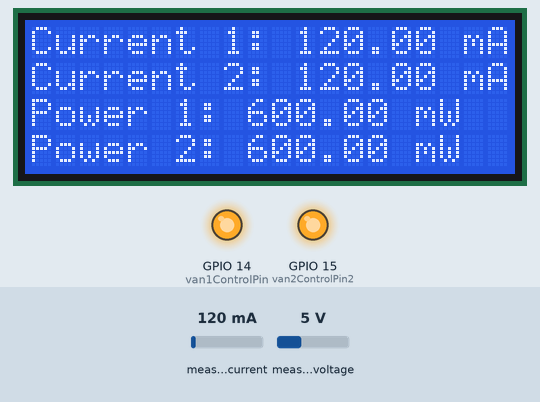
Recording of a sketch running on a simulated ESP32. Parts: 20×4 character LCD, output pins drawn as LEDs (lit = HIGH). Inputs (shaded band) come from the test bench; at power-on: measured current 120 mA, measured voltage 5 V. WiFi joins after 1.5 s; servers stay silent unless stated; what the sketch prints to the serial monitor is not drawn.

Above: at 4.6 s.
At 9.0 s:
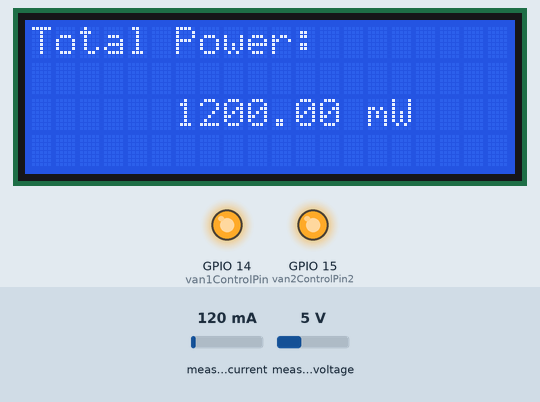
9.1 s: measured current set to 1000 mA
At 10.3 s:
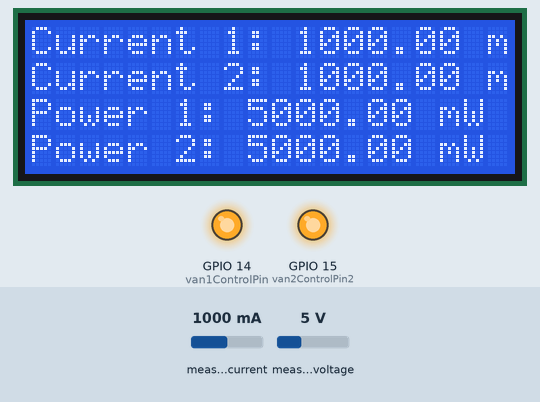
13.3 s: measured voltage set to 0.3 V
At 16.0 s:
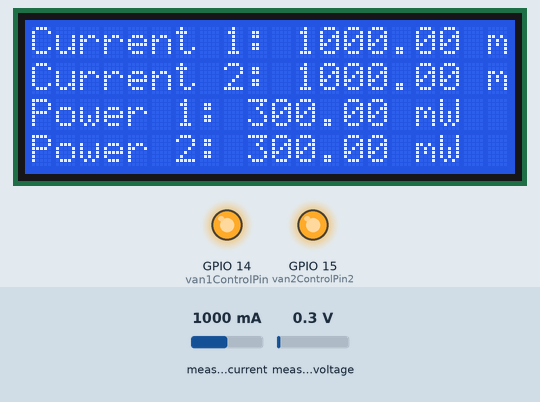
16.3 s: measured current set to 1803 mA
20.5 s: measured current set to 1850 mA
At 27.0 s:
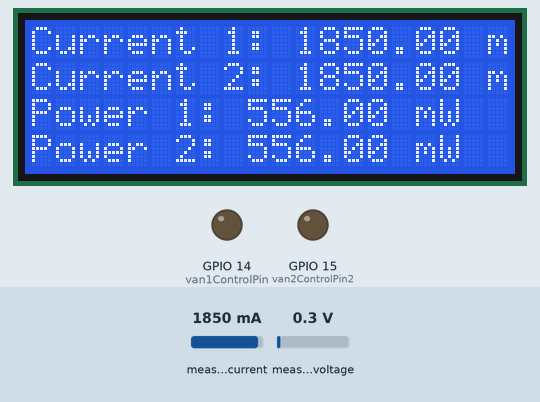
Timing chart, 0 to 28.5 s (numbered marks = the images above; inputs shaded):
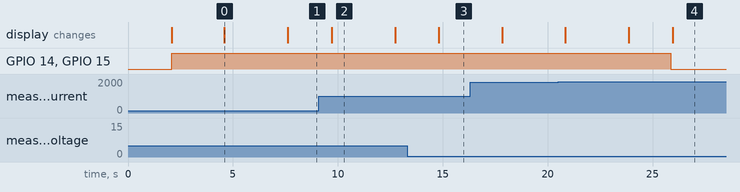

Measured:
- the behaviour switches between 1829 and 1830 mA on measured current (found by bisection; images 3 and 4)
- after the input at 9.1 s, the display: changes after 0.60 s (image 2)
- after the input at 13.3 s, the display: changes after 1.5 s (image 3)
- after the input at 20.5 s, GPIO 14 (van1ControlPin), GPIO 15 (van2ControlPin2): HIGH → LOW after 5.4 s
- what the display in image 0 shows lasts 3.0 s, from 4.6 s to 7.6 s

The sketch:

firebase-2vans.ino
```cpp
#include <Wire.h>
#include <Adafruit_INA219.h>
#include <hd44780.h>
#include <hd44780ioClass/hd44780_I2Cexp.h>

#include <Arduino.h>
#if defined(ESP32)
  #include <WiFi.h>
#elif defined(ESP32)
  #include <ESP32WiFi.h>
#endif
#include <Firebase_ESP_Client.h>

// Insert your network credentials
#define WIFI_SSID "Adam"
#define WIFI_PASSWORD "adam1234"

// Insert Firebase project API Key
#define API_KEY "AIzaSyDUuM5T1MZ8oXIQZhiy9KeuJth4cXCuT6I"

// Insert RTDB URL
#define DATABASE_URL "https://iotgrp28-default-rtdb.europe-west1.firebasedatabase.app/"

const int van1ControlPin = 14;
const int van2ControlPin2 = 15;  // Broche de contrôle des vans

bool van1Status = false;  // État initial du van 1 (éteint)
bool van2Status = false;  // État initial du van 2 (éteint)


// Define Firebase Data object
FirebaseData fbdo;

FirebaseAuth auth;
FirebaseConfig config;

unsigned long sendDataPrevMillis = 0;
float current_mA;
float voltage_V;
float power_mW;
float current_mA_2; // Mesure du deuxième INA219
float voltage_V_2; // Mesure du deuxième INA219
float power_mW_2; // Mesure du deuxième INA219
bool signupOK = false;

Adafruit_INA219 ina219;
Adafruit_INA219 ina219_2; // Deuxième INA219

const int vanControlPin = 15;
const int vanControlPin2 = 14;  // Broche de contrôle du van
bool vanStatus = false;  // État initial du van (éteint)

// LCD I2C
hd44780_I2Cexp lcd;

void setup() {
  lcd.begin(20, 4);  // Initialiser l'écran LCD 2004
  lcd.print("Bonjour M.KHALI  :)");
  delay(2000);
  lcd.clear();

  pinMode(vanControlPin, OUTPUT);
  digitalWrite(vanControlPin, HIGH);

  pinMode(vanControlPin2, OUTPUT);
  digitalWrite(vanControlPin2, HIGH);

  Serial.begin(115200);
  WiFi.begin(WIFI_SSID, WIFI_PASSWORD);
  Serial.print("Connecting to Wi-Fi");
  while (WiFi.status() != WL_CONNECTED) {
    Serial.print(".");
    delay(300);
  }
  Serial.println();
  Serial.print("Connected with IP: ");
  Serial.println(WiFi.localIP());
  Serial.println();

  /* Assign the API key (required) */
  config.api_key = API_KEY;

  /* Assign the RTDB URL (required) */
  config.database_url = DATABASE_URL;

  /* Sign up */
  if (Firebase.signUp(&config, &auth, "", "")) {
    Serial.println("Sign-up successful");
    signupOK = true;
  }
  else {
    Serial.printf("Sign-up failed. Reason: %s\n", config.signer.signupError.message.c_str());
  }

  Firebase.begin(&config, &auth);
  Firebase.reconnectWiFi(true);

  if (!ina219.begin()) {
    Serial.println("Failed to find INA219 chip");
    while (1) {
      delay(10);
    }
  }

  if (!ina219_2.begin()) {
    Serial.println("Failed to find second INA219 chip");
    while (1) {
      delay(10);
    }
  }

  Serial.println("Measuring current, voltage, and power with INA219...");
}

void loop() {
  float shuntvoltage = 0;
  float busvoltage = 0;
  float shuntvoltage_2 = 0; // Mesure du deuxième INA219
  float busvoltage_2 = 0; // Mesure du deuxième INA219

  shuntvoltage = ina219.getShuntVoltage_mV();
  busvoltage = ina219.getBusVoltage_V();
  current_mA = ina219.getCurrent_mA();
  power_mW = ina219.getPower_mW();

  shuntvoltage_2 = ina219_2.getShuntVoltage_mV(); // Mesure du deuxième INA219
  busvoltage_2 = ina219_2.getBusVoltage_V(); // Mesure du deuxième INA219
  current_mA_2 = ina219_2.getCurrent_mA(); // Mesure du deuxième INA219
  power_mW_2 = ina219_2.getPower_mW(); // Mesure du deuxième INA219

  float power_total = power_mW + power_mW_2;

  if (power_total < 1100 && !vanStatus) {
    // Allumer les vans
    digitalWrite(van1ControlPin, HIGH);
    digitalWrite(van2ControlPin2, HIGH);
    vanStatus = true;  // Mettre à jour l'état des vans (allumés)
    van1Status = true;
    van2Status = true;
  } else if (power_total >= 1100 && vanStatus) {
    // Éteindre les vans
    digitalWrite(van1ControlPin, LOW);
    digitalWrite(van2ControlPin2, LOW);
    vanStatus = false;  // Mettre à jour l'état des vans (éteints)
    van1Status = false;
    van2Status = false;
  }

  if (Firebase.ready() && signupOK && (millis() - sendDataPrevMillis > 15000 || sendDataPrevMillis == 0)) {
    sendDataPrevMillis = millis();
    if (Firebase.RTDB.setFloat(&fbdo, "/Van1/current", current_mA)) {
      Serial.println("Van 1 Current sent to Firebase: " + String(current_mA));
    }
    else {
      Serial.println("Failed to send Van 1 current to Firebase. Reason: " + fbdo.errorReason());
    }

    if (Firebase.RTDB.setFloat(&fbdo, "/Van1/voltage", busvoltage)) {
      Serial.println("Van 1 Voltage sent to Firebase: " + String(busvoltage));
    }
    else {
      Serial.println("Failed to send Van 1 voltage to Firebase. Reason: " + fbdo.errorReason());
    }

    if (Firebase.RTDB.setFloat(&fbdo, "/Van1/power", power_mW)) {
      Serial.println("Van 1 Power sent to Firebase: " + String(power_mW));
    }
    else {
      Serial.println("Failed to send Van 1 power to Firebase. Reason: " + fbdo.errorReason());
    }

    if (Firebase.RTDB.setFloat(&fbdo, "/Van2/current", current_mA_2)) {
      Serial.println("Van 2 Current sent to Firebase: " + String(current_mA_2));
    }
    else {
      Serial.println("Failed to send Van 2 current to Firebase. Reason: " + fbdo.errorReason());
    }

    if (Firebase.RTDB.setFloat(&fbdo, "/Van2/voltage", busvoltage_2)) {
      Serial.println("Van 2 Voltage sent to Firebase: " + String(busvoltage_2));
    }
    else {
      Serial.println("Failed to send Van 2 voltage to Firebase. Reason: " + fbdo.errorReason());
    }

    if (Firebase.RTDB.setFloat(&fbdo, "/Van2/power", power_mW_2)) {
      Serial.println("Van 2 Power sent to Firebase: " + String(power_mW_2));
    }
    else {
      Serial.println("Failed to send Van 2 power to Firebase. Reason: " + fbdo.errorReason());
    }
  }

   // Affichage des données
  lcd.clear();

  lcd.setCursor(0, 0);
  lcd.print("Current 1: ");
  lcd.print(String(current_mA, 2));
  lcd.print(" mA");

  lcd.setCursor(0, 1);
  lcd.print("Current 2: ");
  lcd.print(String(current_mA_2, 2));
  lcd.print(" mA");

  lcd.setCursor(0, 2);
  lcd.print("Power 1: ");
  lcd.print(String(power_mW, 2));
  lcd.print(" mW");

  lcd.setCursor(0, 3);
  lcd.print("Power 2: ");
  lcd.print(String(power_mW_2, 2));
  lcd.print(" mW");

  // Attente avant d'effacer l'écran
  delay(3000);

  // Effacement de l'écran
  lcd.clear();

  // Affichage de la puissance totale
  lcd.setCursor(0, 0);
  lcd.print("Total Power: ");
  lcd.setCursor(6, 2);
  lcd.print(String(power_total, 2));
  lcd.print(" mW");

  delay(2000);
}
```
